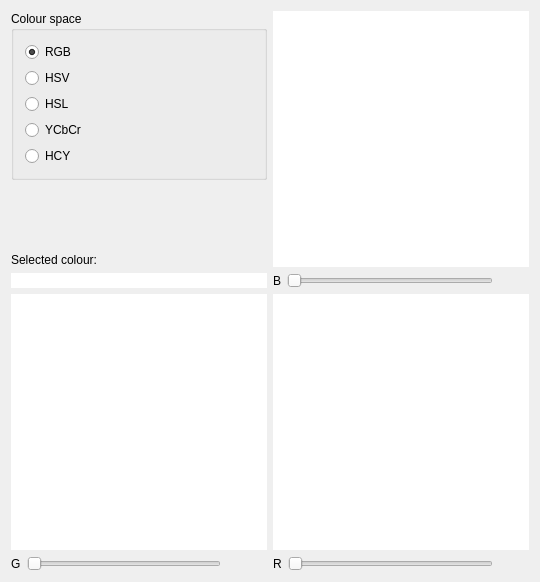
<?xml version="1.0" encoding="UTF-8"?>
<ui version="4.0">
 <class>MainWindow</class>
 <widget class="QMainWindow" name="MainWindow">
  <property name="geometry">
   <rect>
    <x>0</x>
    <y>0</y>
    <width>524</width>
    <height>582</height>
   </rect>
  </property>
  <property name="sizePolicy">
   <sizepolicy hsizetype="Minimum" vsizetype="Minimum">
    <horstretch>0</horstretch>
    <verstretch>0</verstretch>
   </sizepolicy>
  </property>
  <property name="windowTitle">
   <string>Colour space viewer</string>
  </property>
  <property name="windowIcon">
   <iconset resource="colour_space_viewer.qrc">
    <normaloff>:/main/icon.png</normaloff>:/main/icon.png</iconset>
  </property>
  <widget class="QWidget" name="centralWidget">
   <layout class="QGridLayout" name="gridLayout">
    <item row="0" column="0">
     <layout class="QVBoxLayout" name="verticalLayout">
      <item>
       <widget class="QGroupBox" name="groupBox">
        <property name="title">
         <string>Colour space</string>
        </property>
        <layout class="QGridLayout" name="gridLayout_2">
         <item row="0" column="0">
          <layout class="QVBoxLayout" name="verticalLayout_2">
           <item>
            <widget class="QRadioButton" name="radioButton_rgb">
             <property name="text">
              <string>RGB</string>
             </property>
             <property name="checked">
              <bool>true</bool>
             </property>
            </widget>
           </item>
           <item>
            <widget class="QRadioButton" name="radioButton_hsv">
             <property name="text">
              <string>HSV</string>
             </property>
            </widget>
           </item>
           <item>
            <widget class="QRadioButton" name="radioButton_hsl">
             <property name="text">
              <string>HSL</string>
             </property>
            </widget>
           </item>
           <item>
            <widget class="QRadioButton" name="radioButton_ycbcr">
             <property name="text">
              <string>YCbCr</string>
             </property>
            </widget>
           </item>
           <item>
            <widget class="QRadioButton" name="radioButton_hcy">
             <property name="text">
              <string>HCY</string>
             </property>
            </widget>
           </item>
          </layout>
         </item>
        </layout>
       </widget>
      </item>
      <item>
       <spacer name="verticalSpacer">
        <property name="orientation">
         <enum>Qt::Vertical</enum>
        </property>
        <property name="sizeHint" stdset="0">
         <size>
          <width>20</width>
          <height>40</height>
         </size>
        </property>
       </spacer>
      </item>
      <item>
       <widget class="QLabel" name="label">
        <property name="text">
         <string>Selected colour:</string>
        </property>
       </widget>
      </item>
     </layout>
    </item>
    <item row="4" column="0">
     <layout class="QHBoxLayout" name="horizontalLayout_4">
      <item>
       <widget class="QLabel" name="label_title_b">
        <property name="text">
         <string>G</string>
        </property>
       </widget>
      </item>
      <item>
       <widget class="QSlider" name="horizontalSlider_b">
        <property name="maximum">
         <number>255</number>
        </property>
        <property name="pageStep">
         <number>16</number>
        </property>
        <property name="orientation">
         <enum>Qt::Horizontal</enum>
        </property>
       </widget>
      </item>
      <item>
       <widget class="QLabel" name="label_value_b">
        <property name="minimumSize">
         <size>
          <width>40</width>
          <height>0</height>
         </size>
        </property>
        <property name="text">
         <string/>
        </property>
       </widget>
      </item>
     </layout>
    </item>
    <item row="4" column="2">
     <layout class="QHBoxLayout" name="horizontalLayout_3">
      <item>
       <widget class="QLabel" name="label_title_a">
        <property name="text">
         <string>R</string>
        </property>
       </widget>
      </item>
      <item>
       <widget class="QSlider" name="horizontalSlider_a">
        <property name="maximum">
         <number>255</number>
        </property>
        <property name="pageStep">
         <number>16</number>
        </property>
        <property name="orientation">
         <enum>Qt::Horizontal</enum>
        </property>
       </widget>
      </item>
      <item>
       <widget class="QLabel" name="label_value_a">
        <property name="minimumSize">
         <size>
          <width>30</width>
          <height>0</height>
         </size>
        </property>
        <property name="text">
         <string/>
        </property>
       </widget>
      </item>
     </layout>
    </item>
    <item row="0" column="2">
     <widget class="QGraphicsView" name="view_c">
      <property name="sizePolicy">
       <sizepolicy hsizetype="Minimum" vsizetype="Minimum">
        <horstretch>0</horstretch>
        <verstretch>0</verstretch>
       </sizepolicy>
      </property>
      <property name="minimumSize">
       <size>
        <width>256</width>
        <height>256</height>
       </size>
      </property>
      <property name="frameShape">
       <enum>QFrame::NoFrame</enum>
      </property>
      <property name="verticalScrollBarPolicy">
       <enum>Qt::ScrollBarAlwaysOff</enum>
      </property>
      <property name="horizontalScrollBarPolicy">
       <enum>Qt::ScrollBarAlwaysOff</enum>
      </property>
      <property name="interactive">
       <bool>false</bool>
      </property>
      <property name="sceneRect">
       <rectf>
        <x>0.000000000000000</x>
        <y>0.000000000000000</y>
        <width>256.000000000000000</width>
        <height>256.000000000000000</height>
       </rectf>
      </property>
     </widget>
    </item>
    <item row="3" column="0">
     <widget class="QGraphicsView" name="view_b">
      <property name="sizePolicy">
       <sizepolicy hsizetype="Minimum" vsizetype="Minimum">
        <horstretch>0</horstretch>
        <verstretch>0</verstretch>
       </sizepolicy>
      </property>
      <property name="minimumSize">
       <size>
        <width>256</width>
        <height>256</height>
       </size>
      </property>
      <property name="frameShape">
       <enum>QFrame::NoFrame</enum>
      </property>
      <property name="verticalScrollBarPolicy">
       <enum>Qt::ScrollBarAlwaysOff</enum>
      </property>
      <property name="horizontalScrollBarPolicy">
       <enum>Qt::ScrollBarAlwaysOff</enum>
      </property>
      <property name="interactive">
       <bool>false</bool>
      </property>
      <property name="sceneRect">
       <rectf>
        <x>0.000000000000000</x>
        <y>0.000000000000000</y>
        <width>256.000000000000000</width>
        <height>256.000000000000000</height>
       </rectf>
      </property>
     </widget>
    </item>
    <item row="3" column="2">
     <widget class="QGraphicsView" name="view_a">
      <property name="sizePolicy">
       <sizepolicy hsizetype="Minimum" vsizetype="Minimum">
        <horstretch>0</horstretch>
        <verstretch>0</verstretch>
       </sizepolicy>
      </property>
      <property name="minimumSize">
       <size>
        <width>256</width>
        <height>256</height>
       </size>
      </property>
      <property name="frameShape">
       <enum>QFrame::NoFrame</enum>
      </property>
      <property name="interactive">
       <bool>false</bool>
      </property>
      <property name="sceneRect">
       <rectf>
        <x>0.000000000000000</x>
        <y>0.000000000000000</y>
        <width>256.000000000000000</width>
        <height>256.000000000000000</height>
       </rectf>
      </property>
     </widget>
    </item>
    <item row="1" column="0">
     <widget class="QGraphicsView" name="colour_view">
      <property name="sizePolicy">
       <sizepolicy hsizetype="Minimum" vsizetype="Ignored">
        <horstretch>0</horstretch>
        <verstretch>0</verstretch>
       </sizepolicy>
      </property>
      <property name="frameShape">
       <enum>QFrame::NoFrame</enum>
      </property>
      <property name="verticalScrollBarPolicy">
       <enum>Qt::ScrollBarAlwaysOff</enum>
      </property>
      <property name="horizontalScrollBarPolicy">
       <enum>Qt::ScrollBarAlwaysOff</enum>
      </property>
      <property name="interactive">
       <bool>false</bool>
      </property>
     </widget>
    </item>
    <item row="1" column="2">
     <layout class="QHBoxLayout" name="horizontalLayout_2">
      <item>
       <widget class="QLabel" name="label_title_c">
        <property name="text">
         <string>B</string>
        </property>
       </widget>
      </item>
      <item>
       <widget class="QSlider" name="horizontalSlider_c">
        <property name="maximum">
         <number>255</number>
        </property>
        <property name="pageStep">
         <number>16</number>
        </property>
        <property name="orientation">
         <enum>Qt::Horizontal</enum>
        </property>
       </widget>
      </item>
      <item>
       <widget class="QLabel" name="label_value_c">
        <property name="minimumSize">
         <size>
          <width>30</width>
          <height>0</height>
         </size>
        </property>
       </widget>
      </item>
     </layout>
    </item>
   </layout>
  </widget>
 </widget>
 <layoutdefault spacing="6" margin="11"/>
 <resources>
  <include location="colour_space_viewer.qrc"/>
 </resources>
 <connections>
  <connection>
   <sender>horizontalSlider_c</sender>
   <signal>valueChanged(int)</signal>
   <receiver>label_value_c</receiver>
   <slot>setNum(int)</slot>
   <hints>
    <hint type="sourcelabel">
     <x>484</x>
     <y>370</y>
    </hint>
    <hint type="destinationlabel">
     <x>509</x>
     <y>280</y>
    </hint>
   </hints>
  </connection>
  <connection>
   <sender>horizontalSlider_c</sender>
   <signal>valueChanged(int)</signal>
   <receiver>MainWindow</receiver>
   <slot>update_c(int)</slot>
   <hints>
    <hint type="sourcelabel">
     <x>484</x>
     <y>370</y>
    </hint>
    <hint type="destinationlabel">
     <x>226</x>
     <y>0</y>
    </hint>
   </hints>
  </connection>
  <connection>
   <sender>radioButton_rgb</sender>
   <signal>toggled(bool)</signal>
   <receiver>MainWindow</receiver>
   <slot>set_colourspace_rgb()</slot>
   <hints>
    <hint type="sourcelabel">
     <x>54</x>
     <y>43</y>
    </hint>
    <hint type="destinationlabel">
     <x>0</x>
     <y>36</y>
    </hint>
   </hints>
  </connection>
  <connection>
   <sender>radioButton_hsv</sender>
   <signal>toggled(bool)</signal>
   <receiver>MainWindow</receiver>
   <slot>set_colourspace_hsv()</slot>
   <hints>
    <hint type="sourcelabel">
     <x>21</x>
     <y>65</y>
    </hint>
    <hint type="destinationlabel">
     <x>0</x>
     <y>65</y>
    </hint>
   </hints>
  </connection>
  <connection>
   <sender>radioButton_hsl</sender>
   <signal>toggled(bool)</signal>
   <receiver>MainWindow</receiver>
   <slot>set_colourspace_hsl()</slot>
   <hints>
    <hint type="sourcelabel">
     <x>26</x>
     <y>105</y>
    </hint>
    <hint type="destinationlabel">
     <x>0</x>
     <y>92</y>
    </hint>
   </hints>
  </connection>
  <connection>
   <sender>radioButton_ycbcr</sender>
   <signal>toggled(bool)</signal>
   <receiver>MainWindow</receiver>
   <slot>set_colourspace_ycbcr()</slot>
   <hints>
    <hint type="sourcelabel">
     <x>94</x>
     <y>116</y>
    </hint>
    <hint type="destinationlabel">
     <x>0</x>
     <y>117</y>
    </hint>
   </hints>
  </connection>
  <connection>
   <sender>horizontalSlider_a</sender>
   <signal>valueChanged(int)</signal>
   <receiver>label_value_a</receiver>
   <slot>setNum(int)</slot>
   <hints>
    <hint type="sourcelabel">
     <x>484</x>
     <y>743</y>
    </hint>
    <hint type="destinationlabel">
     <x>518</x>
     <y>743</y>
    </hint>
   </hints>
  </connection>
  <connection>
   <sender>horizontalSlider_b</sender>
   <signal>valueChanged(int)</signal>
   <receiver>label_value_b</receiver>
   <slot>setNum(int)</slot>
   <hints>
    <hint type="sourcelabel">
     <x>199</x>
     <y>743</y>
    </hint>
    <hint type="destinationlabel">
     <x>258</x>
     <y>743</y>
    </hint>
   </hints>
  </connection>
  <connection>
   <sender>horizontalSlider_b</sender>
   <signal>valueChanged(int)</signal>
   <receiver>MainWindow</receiver>
   <slot>update_b(int)</slot>
   <hints>
    <hint type="sourcelabel">
     <x>138</x>
     <y>743</y>
    </hint>
    <hint type="destinationlabel">
     <x>144</x>
     <y>564</y>
    </hint>
   </hints>
  </connection>
  <connection>
   <sender>horizontalSlider_a</sender>
   <signal>valueChanged(int)</signal>
   <receiver>MainWindow</receiver>
   <slot>update_a(int)</slot>
   <hints>
    <hint type="sourcelabel">
     <x>484</x>
     <y>743</y>
    </hint>
    <hint type="destinationlabel">
     <x>325</x>
     <y>565</y>
    </hint>
   </hints>
  </connection>
  <connection>
   <sender>radioButton_hcy</sender>
   <signal>toggled(bool)</signal>
   <receiver>MainWindow</receiver>
   <slot>set_colourspace_hcy()</slot>
   <hints>
    <hint type="sourcelabel">
     <x>21</x>
     <y>144</y>
    </hint>
    <hint type="destinationlabel">
     <x>-2</x>
     <y>146</y>
    </hint>
   </hints>
  </connection>
 </connections>
 <slots>
  <slot>update_a(int)</slot>
  <slot>set_colourspace_rgb()</slot>
  <slot>set_colourspace_hsv()</slot>
  <slot>set_colourspace_hsl()</slot>
  <slot>set_colourspace_ycbcr()</slot>
  <slot>update_b(int)</slot>
  <slot>update_c(int)</slot>
  <slot>set_colourspace_hcy()</slot>
 </slots>
</ui>
